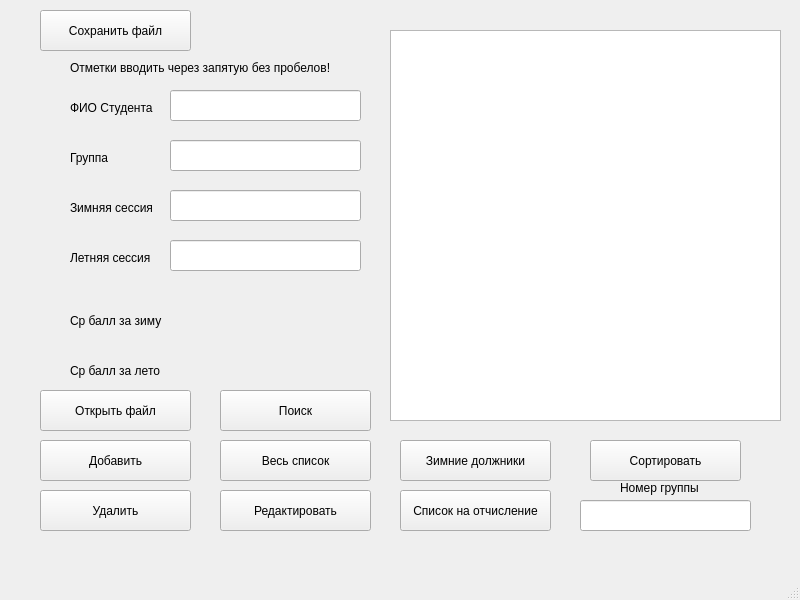
<?xml version="1.0" encoding="UTF-8"?>
<ui version="4.0">
 <class>MainWindow</class>
 <widget class="QMainWindow" name="MainWindow">
  <property name="geometry">
   <rect>
    <x>0</x>
    <y>0</y>
    <width>800</width>
    <height>600</height>
   </rect>
  </property>
  <property name="windowTitle">
   <string>MainWindow</string>
  </property>
  <widget class="QWidget" name="centralwidget">
   <widget class="QLineEdit" name="nameEdit">
    <property name="geometry">
     <rect>
      <x>170</x>
      <y>90</y>
      <width>191</width>
      <height>31</height>
     </rect>
    </property>
   </widget>
   <widget class="QLabel" name="label">
    <property name="geometry">
     <rect>
      <x>70</x>
      <y>100</y>
      <width>101</width>
      <height>16</height>
     </rect>
    </property>
    <property name="text">
     <string>ФИО Студента</string>
    </property>
   </widget>
   <widget class="QLineEdit" name="groupeEdit">
    <property name="geometry">
     <rect>
      <x>170</x>
      <y>140</y>
      <width>191</width>
      <height>31</height>
     </rect>
    </property>
   </widget>
   <widget class="QLineEdit" name="winterEdit">
    <property name="geometry">
     <rect>
      <x>170</x>
      <y>190</y>
      <width>191</width>
      <height>31</height>
     </rect>
    </property>
   </widget>
   <widget class="QLineEdit" name="summerEdit">
    <property name="geometry">
     <rect>
      <x>170</x>
      <y>240</y>
      <width>191</width>
      <height>31</height>
     </rect>
    </property>
   </widget>
   <widget class="QLabel" name="label_2">
    <property name="geometry">
     <rect>
      <x>70</x>
      <y>150</y>
      <width>101</width>
      <height>16</height>
     </rect>
    </property>
    <property name="text">
     <string>Группа</string>
    </property>
   </widget>
   <widget class="QLabel" name="label_3">
    <property name="geometry">
     <rect>
      <x>70</x>
      <y>200</y>
      <width>101</width>
      <height>16</height>
     </rect>
    </property>
    <property name="text">
     <string>Зимняя сессия</string>
    </property>
   </widget>
   <widget class="QLabel" name="label_4">
    <property name="geometry">
     <rect>
      <x>70</x>
      <y>250</y>
      <width>101</width>
      <height>16</height>
     </rect>
    </property>
    <property name="text">
     <string>Летняя сессия</string>
    </property>
   </widget>
   <widget class="QLabel" name="winterAverage">
    <property name="geometry">
     <rect>
      <x>70</x>
      <y>300</y>
      <width>211</width>
      <height>41</height>
     </rect>
    </property>
    <property name="text">
     <string>Ср балл за зиму</string>
    </property>
   </widget>
   <widget class="QLabel" name="summerAverage">
    <property name="geometry">
     <rect>
      <x>70</x>
      <y>350</y>
      <width>241</width>
      <height>41</height>
     </rect>
    </property>
    <property name="text">
     <string>Ср балл за лето</string>
    </property>
   </widget>
   <widget class="QPushButton" name="addStudentButton">
    <property name="geometry">
     <rect>
      <x>40</x>
      <y>440</y>
      <width>151</width>
      <height>41</height>
     </rect>
    </property>
    <property name="text">
     <string>Добавить</string>
    </property>
   </widget>
   <widget class="QListWidget" name="listWidget">
    <property name="geometry">
     <rect>
      <x>390</x>
      <y>30</y>
      <width>391</width>
      <height>391</height>
     </rect>
    </property>
   </widget>
   <widget class="QLabel" name="label_5">
    <property name="geometry">
     <rect>
      <x>70</x>
      <y>60</y>
      <width>301</width>
      <height>16</height>
     </rect>
    </property>
    <property name="text">
     <string>Отметки вводить через запятую без пробелов!</string>
    </property>
   </widget>
   <widget class="QPushButton" name="debtorsButton">
    <property name="geometry">
     <rect>
      <x>400</x>
      <y>440</y>
      <width>151</width>
      <height>41</height>
     </rect>
    </property>
    <property name="text">
     <string>Зимние должники</string>
    </property>
   </widget>
   <widget class="QPushButton" name="showListButton">
    <property name="geometry">
     <rect>
      <x>220</x>
      <y>440</y>
      <width>151</width>
      <height>41</height>
     </rect>
    </property>
    <property name="text">
     <string>Весь список</string>
    </property>
   </widget>
   <widget class="QLineEdit" name="curGrouplineEdit">
    <property name="geometry">
     <rect>
      <x>580</x>
      <y>500</y>
      <width>171</width>
      <height>31</height>
     </rect>
    </property>
   </widget>
   <widget class="QLabel" name="label_6">
    <property name="geometry">
     <rect>
      <x>620</x>
      <y>480</y>
      <width>101</width>
      <height>16</height>
     </rect>
    </property>
    <property name="text">
     <string>Номер группы</string>
    </property>
   </widget>
   <widget class="QPushButton" name="sortButton">
    <property name="geometry">
     <rect>
      <x>590</x>
      <y>440</y>
      <width>151</width>
      <height>41</height>
     </rect>
    </property>
    <property name="text">
     <string>Сортировать</string>
    </property>
   </widget>
   <widget class="QPushButton" name="ExpulsionButton">
    <property name="geometry">
     <rect>
      <x>400</x>
      <y>490</y>
      <width>151</width>
      <height>41</height>
     </rect>
    </property>
    <property name="text">
     <string>Список на отчисление</string>
    </property>
   </widget>
   <widget class="QPushButton" name="fileButton">
    <property name="geometry">
     <rect>
      <x>40</x>
      <y>390</y>
      <width>151</width>
      <height>41</height>
     </rect>
    </property>
    <property name="text">
     <string>Открыть файл</string>
    </property>
   </widget>
   <widget class="QPushButton" name="findButton">
    <property name="geometry">
     <rect>
      <x>220</x>
      <y>390</y>
      <width>151</width>
      <height>41</height>
     </rect>
    </property>
    <property name="text">
     <string>Поиск</string>
    </property>
   </widget>
   <widget class="QPushButton" name="removeButton">
    <property name="geometry">
     <rect>
      <x>40</x>
      <y>490</y>
      <width>151</width>
      <height>41</height>
     </rect>
    </property>
    <property name="text">
     <string>Удалить</string>
    </property>
   </widget>
   <widget class="QPushButton" name="saveFileButton">
    <property name="geometry">
     <rect>
      <x>40</x>
      <y>10</y>
      <width>151</width>
      <height>41</height>
     </rect>
    </property>
    <property name="text">
     <string>Сохранить файл</string>
    </property>
   </widget>
   <widget class="QPushButton" name="updateButton">
    <property name="geometry">
     <rect>
      <x>220</x>
      <y>490</y>
      <width>151</width>
      <height>41</height>
     </rect>
    </property>
    <property name="text">
     <string>Редактировать</string>
    </property>
   </widget>
  </widget>
  <widget class="QMenuBar" name="menubar">
   <property name="geometry">
    <rect>
     <x>0</x>
     <y>0</y>
     <width>800</width>
     <height>37</height>
    </rect>
   </property>
  </widget>
  <widget class="QStatusBar" name="statusbar"/>
 </widget>
 <resources/>
 <connections/>
</ui>
